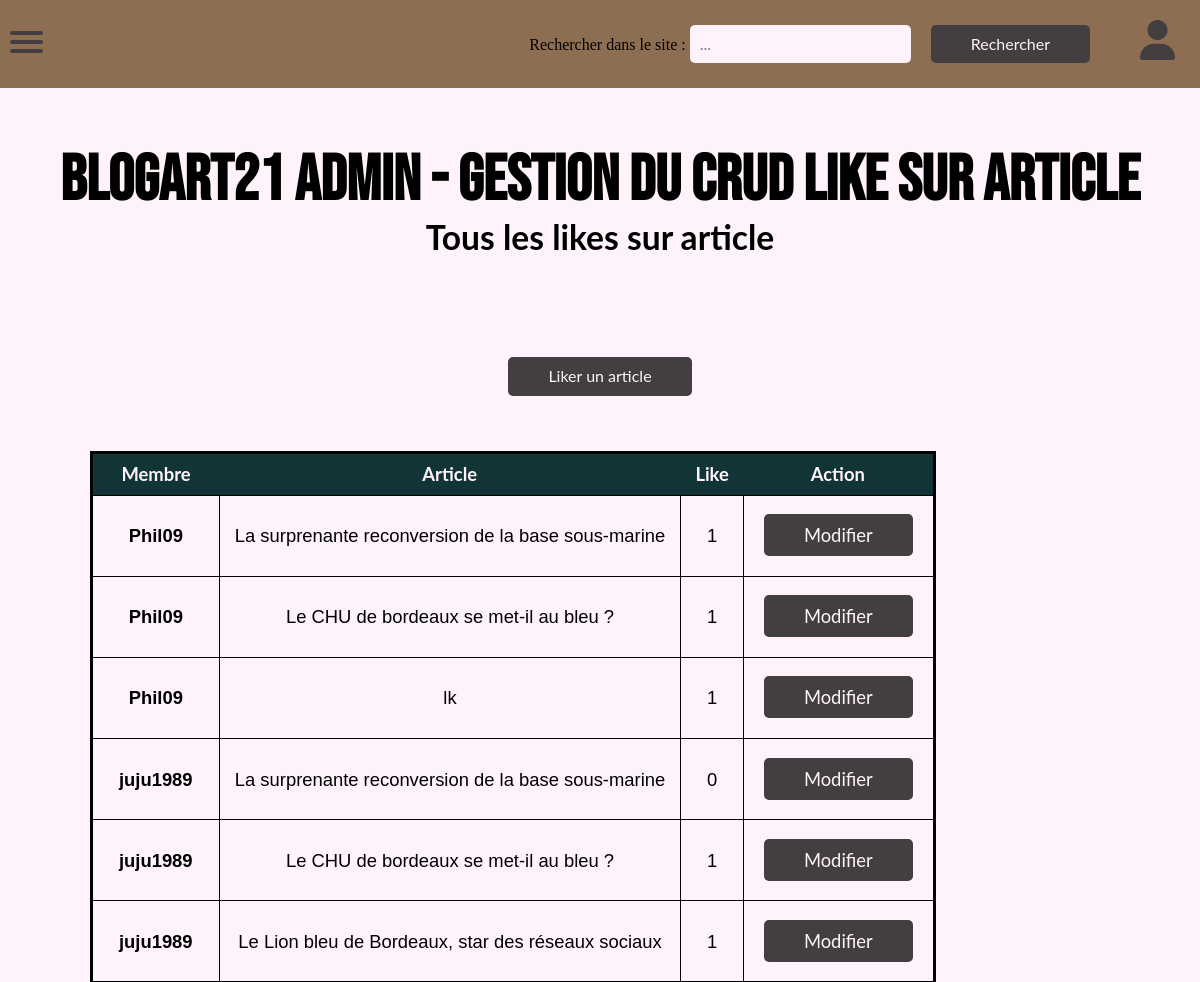
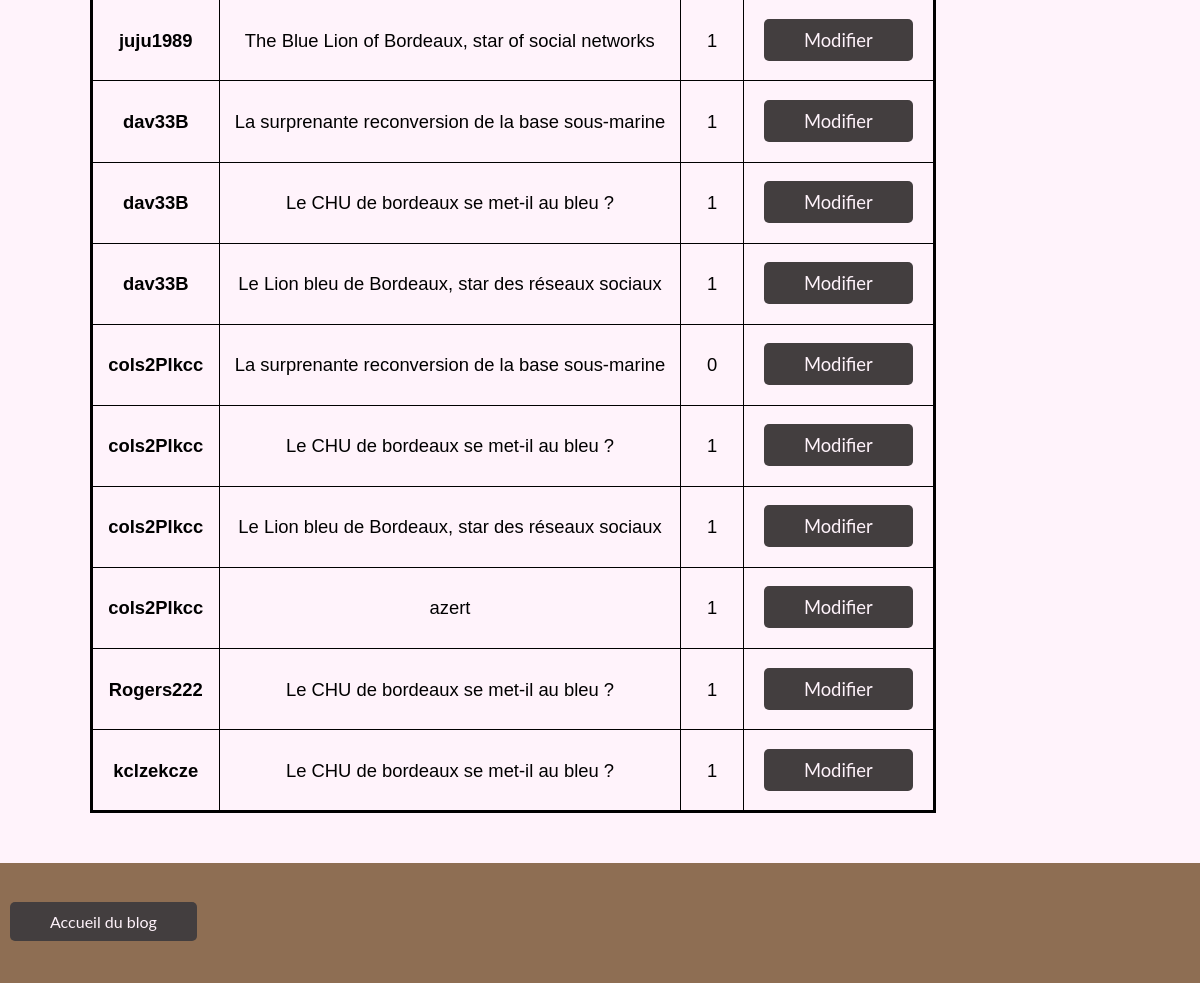
The app's page /back/likeArt/likeArt.php with its own data (2 pictures, top to bottom).
### tables this page shows
CREATE TABLE IF NOT EXISTS `likeart` (
  `numMemb` int(10) NOT NULL,
  `numArt` int(8) NOT NULL,
  `likeA` tinyint(1) DEFAULT NULL,
  PRIMARY KEY (`numMemb`,`numArt`),
  KEY `LIKEART_FK` (`numMemb`,`numArt`),
  KEY `FK_LIKEART` (`numArt`)
);

CREATE TABLE IF NOT EXISTS `membre` (
  `numMemb` int(10) NOT NULL AUTO_INCREMENT,
  `prenomMemb` varchar(70) DEFAULT NULL,
  `nomMemb` varchar(70) DEFAULT NULL,
  `pseudoMemb` varchar(70) DEFAULT NULL,
  `passMemb` varchar(70) DEFAULT NULL,
  `eMailMemb` varchar(100) DEFAULT NULL,
  `dtCreaMemb` datetime DEFAULT NULL,
  `souvenirMemb` tinyint(1) DEFAULT NULL,
  `accordMemb` tinyint(1) DEFAULT NULL,
  `idStat` int(5) NOT NULL,
  PRIMARY KEY (`numMemb`),
  KEY `MEMBRE_FK` (`numMemb`),
  KEY `FK_ASSOCIATION_10` (`idStat`)
);

CREATE TABLE IF NOT EXISTS `article` (
  `numArt` int(8) NOT NULL AUTO_INCREMENT,
  `dtCreArt` datetime DEFAULT NULL,
  `libTitrArt` char(100) DEFAULT NULL,
  `libChapoArt` text DEFAULT NULL,
  `libAccrochArt` char(160) DEFAULT NULL,
  `parag1Art` text DEFAULT NULL,
  `libSsTitr1Art` char(100) DEFAULT NULL,
  `parag2Art` text DEFAULT NULL,
  `libSsTitr2Art` char(100) DEFAULT NULL,
  `parag3Art` text DEFAULT NULL,
  `libConclArt` text DEFAULT NULL,
  `urlPhotArt` char(70) DEFAULT NULL,
  `numAngl` char(8) NOT NULL,
  `numThem` char(8) NOT NULL,
  PRIMARY KEY (`numArt`),
  KEY `ARTICLE_FK` (`numArt`),
  KEY `FK_ASSOCIATION_1` (`numAngl`),
  KEY `FK_ASSOCIATION_2` (`numThem`)
);

### CLASS_CRUD/likeArt.class.php (called while the page is built, shortened)
<?php
	require_once __DIR__ . './../../CONNECT/database.php';
	class LIKEART{
		function get_AllLikeArt(){
			global $db;
			$query = 'SELECT * FROM likeart INNER JOIN article ON likeart.numArt = article.numArt INNER JOIN membre ON likeart.numMemb = membre.numMemb ;';
			$result = $db->query($query);
			$allLikeArt = $result->fetchAll();
			return($allLikeArt);
		}
	}

### back/likeArt/likeArt.php (the view, shortened to what this page needs)
<?
    require_once __DIR__ . './../../CLASS_CRUD/likeArt.class.php';
    $likeArt = new LIKEART;
?>
<!DOCTYPE html>
<html lang="fr">
<head>
    <link rel="stylesheet" href="./../../front/assets/css/normalize.css">
    <link rel="stylesheet" href="./../../front/assets/css/nav.css">
    <link rel="stylesheet" href="./../css/footer.css">
    <link rel="stylesheet" href="./../css/gestionCRUD.css" >
</head>
<body>
<?php
    include __DIR__ ."./../commons/navbar.php";
    ?>
    <div class="wrapper">
        <div class="hautpage">
            <div class="Titre">
                <h1>BLOGART21 Admin - Gestion du CRUD Like sur article</h1>
                <h2>Tous les likes sur article</h2>
            </div>
            <div class="creerBt">
                <button class="button" onclick="location.href='./createLikeArt.php'">
                    Liker un article
                </button>
            </div>
        </div>
<div class="tableArea">
	<table class="tableau">
    <thead class="entete">
        <tr>
            <th>&nbsp;Membre&nbsp;</th>
            <th>&nbsp;Article&nbsp;</th>
            <th>&nbsp;Like&nbsp;</th>
            <th colspan="2">&nbsp;Action&nbsp;</th>
        </tr>
    </thead>
    <tbody class="body">
<?
    $allLikeArt = $likeArt->get_AllLikeArt();
    foreach($allLikeArt as $row){
?>
        <tr>
		<td><h4>&nbsp; <?php echo $row["pseudoMemb"]; ?> &nbsp;</h4></td>
        <td>&nbsp; <?php echo $row["libTitrArt"]; ?> &nbsp;</td>
        <td>&nbsp; <?php echo $row["likeA"]; ?> &nbsp;</td>
		<td>&nbsp;<a class="button" href="./updateLikeArt.php?id1=<?=$row["numMemb"];?>&id2=<?=$row["numArt"];?>">Modifier</a>&nbsp;
		<br/></td>
        </tr>
<?
	}
?>
    </tbody>
    </table>
</div>
</div>
</body>
</html>

### back/css/footer.css (style rules this page uses)
.button { color: #FFF3FB; background-color: #433E3F; padding: 10px 40px; text-align: center; border: none; border-radius: 5px; font-family: 'Lato'; text-decoration: none; margin: 5px 10px; }

### back/css/gestionCRUD.css (style rules this page uses)
.wrapper { background-color: #FFF3FB; width: 100%; display: flex; flex-direction: column; align-items: center; }
.Titre { text-align: center; margin-top: 18vh; margin-bottom: 12vh; }
.Titre h1 { font-family: 'Bebas Neue', cursive; font-size: 4em; }
.Titre h2 { font-family: 'Lato', sans-serif; Font-size: 2.1em; }
.button { color: #FFF3FB; text-decoration: none; background-color: #433E3F; padding: 10px 40px; text-align: center; border: none; border-radius: 5px; font-family: 'Lato', sans-serif; }
.creerBt { width: 100%; display: flex; justify-content: center; }
.tableArea { margin: 50px 100px; width: 85%; overflow-x: scroll; }
.tableau { font-family: 'Lato', sans-serif; font-size: 1.15em; border: medium solid black; border-radius: 8px; border-collapse: collapse; justify-content: center; }
th { padding: 10px; background-color: #113537; color: #FFF3FB; }
td { font-family: sans-serif; border: thin solid; padding: 5px; text-align: center; }

### records on screen
likeart: numMemb.pseudoMemb "Phil09", numArt.libTitrArt "La surprenante reconversion de la base sous-marine", likeA "1"
likeart: numMemb.pseudoMemb "Phil09", numArt.libTitrArt "Le CHU de bordeaux se met-il au bleu ?", likeA "1"
likeart: numMemb.pseudoMemb "Phil09", numArt.libTitrArt "lk", likeA "1"
likeart: numMemb.pseudoMemb "juju1989", numArt.libTitrArt "La surprenante reconversion de la base sous-marine", likeA "0"
likeart: numMemb.pseudoMemb "juju1989", numArt.libTitrArt "Le CHU de bordeaux se met-il au bleu ?", likeA "1"
likeart: numMemb.pseudoMemb "juju1989", numArt.libTitrArt "Le Lion bleu de Bordeaux, star des réseaux sociaux", likeA "1"
likeart: numMemb.pseudoMemb "juju1989", numArt.libTitrArt "The Blue Lion of Bordeaux, star of social networks", likeA "1"
likeart: numMemb.pseudoMemb "dav33B", numArt.libTitrArt "La surprenante reconversion de la base sous-marine", likeA "1"
likeart: numMemb.pseudoMemb "dav33B", numArt.libTitrArt "Le CHU de bordeaux se met-il au bleu ?", likeA "1"
likeart: numMemb.pseudoMemb "dav33B", numArt.libTitrArt "Le Lion bleu de Bordeaux, star des réseaux sociaux", likeA "1"
likeart: numMemb.pseudoMemb "cols2Plkcc", numArt.libTitrArt "La surprenante reconversion de la base sous-marine", likeA "0"
likeart: numMemb.pseudoMemb "cols2Plkcc", numArt.libTitrArt "Le CHU de bordeaux se met-il au bleu ?", likeA "1"
likeart: numMemb.pseudoMemb "cols2Plkcc", numArt.libTitrArt "Le Lion bleu de Bordeaux, star des réseaux sociaux", likeA "1"
likeart: numMemb.pseudoMemb "cols2Plkcc", numArt.libTitrArt "azert", likeA "1"
likeart: numMemb.pseudoMemb "Rogers222", numArt.libTitrArt "Le CHU de bordeaux se met-il au bleu ?", likeA "1"
likeart: numMemb.pseudoMemb "kclzekcze", numArt.libTitrArt "Le CHU de bordeaux se met-il au bleu ?", likeA "1"
